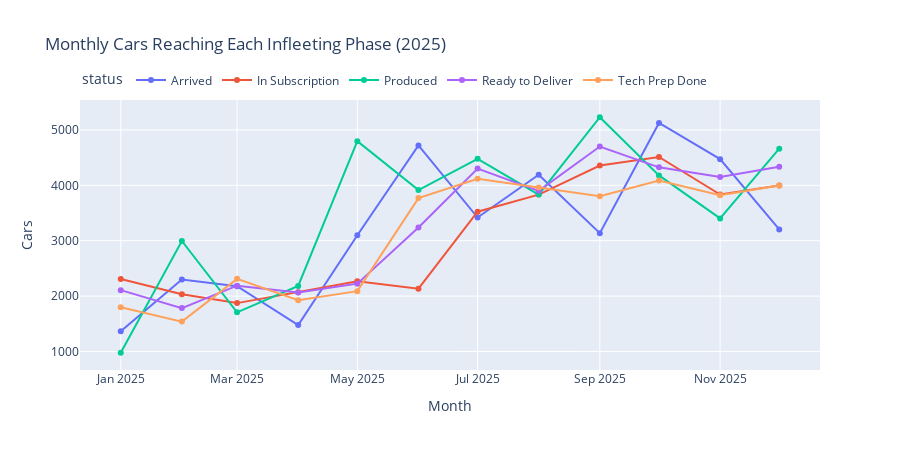

The notebook cell saved with this chart:
### Markdown cell above
## 7. Monthly Trend — Fleet-Wide Throughput

### Code cell
trend_query = """
SELECT
  FORMAT_DATE('%Y-%m', DATE(time)) AS month,
  CASE name
    WHEN 'car_state_changed_produced' THEN 'Produced'
    WHEN 'car_state_changed_arrived_from_supplier' THEN 'Arrived'
    WHEN 'car_state_changed_tech_prep_done' THEN 'Tech Prep Done'
    WHEN 'car_state_changed_ready_to_deliver' THEN 'Ready to Deliver'
    WHEN 'car_state_changed_in_subscription' THEN 'In Subscription'
  END AS status,
  COUNT(DISTINCT car_id) AS cars
FROM `datawarehouse-304513.cars_ops_postgres_public.car_events`
WHERE name IN (
  'car_state_changed_produced','car_state_changed_arrived_from_supplier',
  'car_state_changed_tech_prep_done','car_state_changed_ready_to_deliver',
  'car_state_changed_in_subscription'
)
AND time >= '2025-01-01' AND time < '2026-01-01'
GROUP BY 1, 2
ORDER BY 1, 2
"""

trend_df = run_query(trend_query)

fig = px.line(
    trend_df, x='month', y='cars', color='status',
    title='Monthly Cars Reaching Each Infleeting Phase (2025)',
    labels={'cars': 'Cars', 'month': 'Month'},
    markers=True,
)
fig.update_layout(height=450, width=900, legend=dict(orientation='h', yanchor='bottom', y=1.02))
fig.show()

### Figure 1 — Plotly figure (JSON) as saved in the notebook; plotly's stock layout.template omitted (floating-point values rounded to 4 significant figures)
{"data": [{"hovertemplate": "status=Arrived<br>Month=%{x}<br>Cars=%{y}<extra></extra>", "legendgroup": "Arrived", "line": {"color": "#636efa", "dash": "solid"}, "marker": {"symbol": "circle"}, "mode": "lines+markers", "name": "Arrived", "orientation": "v", "showlegend": true, "type": "scatter", "x": ["2025-01", "2025-02", "2025-03", "2025-04", "2025-05", "2025-06", "2025-07", "2025-08", "2025-09", "2025-10", "2025-11", "2025-12"], "xaxis": "x", "y": [1368, 2299, 2179, 1478, 3100, 4720, 3419, 4192, 3137, 5126, 4473, 3205], "yaxis": "y"}, {"hovertemplate": "status=In Subscription<br>Month=%{x}<br>Cars=%{y}<extra></extra>", "legendgroup": "In Subscription", "line": {"color": "#EF553B", "dash": "solid"}, "marker": {"symbol": "circle"}, "mode": "lines+markers", "name": "In Subscription", "orientation": "v", "showlegend": true, "type": "scatter", "x": ["2025-01", "2025-02", "2025-03", "2025-04", "2025-05", "2025-06", "2025-07", "2025-08", "2025-09", "2025-10", "2025-11", "2025-12"], "xaxis": "x", "y": [2310, 2035, 1874, 2071, 2267, 2135, 3524, 3833, 4357, 4513, 3834, 3998], "yaxis": "y"}, {"hovertemplate": "status=Produced<br>Month=%{x}<br>Cars=%{y}<extra></extra>", "legendgroup": "Produced", "line": {"color": "#00cc96", "dash": "solid"}, "marker": {"symbol": "circle"}, "mode": "lines+markers", "name": "Produced", "orientation": "v", "showlegend": true, "type": "scatter", "x": ["2025-01", "2025-02", "2025-03", "2025-04", "2025-05", "2025-06", "2025-07", "2025-08", "2025-09", "2025-10", "2025-11", "2025-12"], "xaxis": "x", "y": [978, 2996, 1707, 2185, 4797, 3915, 4478, 3833, 5229, 4179, 3403, 4662], "yaxis": "y"}, {"hovertemplate": "status=Ready to Deliver<br>Month=%{x}<br>Cars=%{y}<extra></extra>", "legendgroup": "Ready to Deliver", "line": {"color": "#ab63fa", "dash": "solid"}, "marker": {"symbol": "circle"}, "mode": "lines+markers", "name": "Ready to Deliver", "orientation": "v", "showlegend": true, "type": "scatter", "x": ["2025-01", "2025-02", "2025-03", "2025-04", "2025-05", "2025-06", "2025-07", "2025-08", "2025-09", "2025-10", "2025-11", "2025-12"], "xaxis": "x", "y": [2108, 1784, 2189, 2066, 2225, 3238, 4303, 3901, 4701, 4325, 4151, 4337], "yaxis": "y"}, {"hovertemplate": "status=Tech Prep Done<br>Month=%{x}<br>Cars=%{y}<extra></extra>", "legendgroup": "Tech Prep Done", "line": {"color": "#FFA15A", "dash": "solid"}, "marker": {"symbol": "circle"}, "mode": "lines+markers", "name": "Tech Prep Done", "orientation": "v", "showlegend": true, "type": "scatter", "x": ["2025-01", "2025-02", "2025-03", "2025-04", "2025-05", "2025-06", "2025-07", "2025-08", "2025-09", "2025-10", "2025-11", "2025-12"], "xaxis": "x", "y": [1799, 1540, 2312, 1927, 2090, 3770, 4118, 3962, 3802, 4088, 3821, 3997], "yaxis": "y"}], "layout": {"height": 450, "legend": {"orientation": "h", "title": {"text": "status"}, "tracegroupgap": 0, "y": 1.02, "yanchor": "bottom"}, "title": {"text": "Monthly Cars Reaching Each Infleeting Phase (2025)"}, "width": 900, "xaxis": {"anchor": "y", "domain": [0, 1], "title": {"text": "Month"}}, "yaxis": {"anchor": "x", "domain": [0, 1], "title": {"text": "Cars"}}}}
